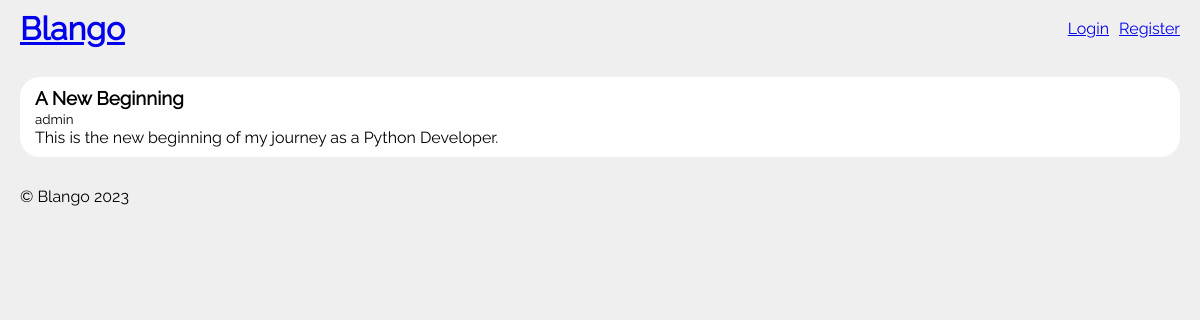
Before: /post/1/ with the older database file.
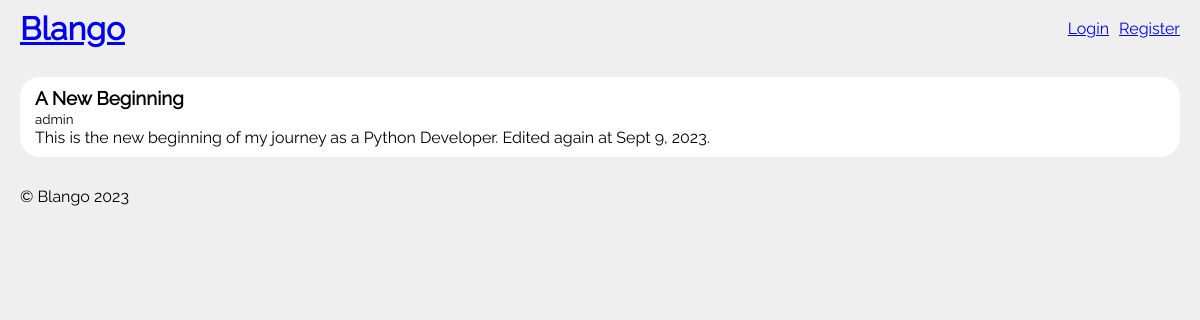
After: the same page with the newer database file.
### blog/models.py (models this page shows, shortened)
class Post(models.Model):
    title = models.CharField(max_length=255)
    author = models.ForeignKey(settings.AUTH_USER_MODEL, on_delete=models.CASCADE)
    body = models.TextField()

### accounts/models.py (models this page shows)
class User(AbstractUser):
    class Meta:
        db_table = "auth_user"

### blog/views.py (the view)
# urls.py: path("post/<int:pk>/", BlogDetailView.as_view(), name="post_detail"),
class BlogDetailView(DetailView):
    model = Post
    template_name = "post_detail.html"

### templates/post_detail.html (shortened to what this page needs)
{% extends "base.html" %}
{% block content %}
		<main>
			<div class="post">
				<h3>{{ post.title }}</h3>
				<span><small>{{ post.author }}</small></span>
				<p>{{ post.body }}</p>
			</div>
		</main>
{% endblock %}

Changed rows visible on the page:
changed Post "A New Beginning": body "This is the new beginning of my journey as a Python Developer." → "This is the new beginning of my journey as a Python Developer. Edited again at Sept 9, 2023."
